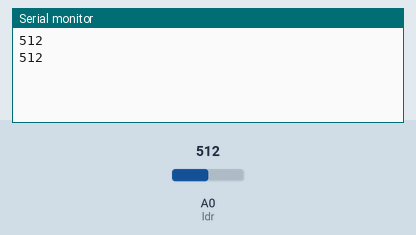
Bench run of a sketch on a simulated Arduino Uno, built with avr-gcc and run on an emulated ATmega328P. Shown: the last lines printed to the serial monitor. The test bench sets the inputs (shaded band); at power-on: A0 (ldr) = 512.

Above: at 1.8 s.
1.9 s: A0 (ldr) set to 716
At 2.8 s:
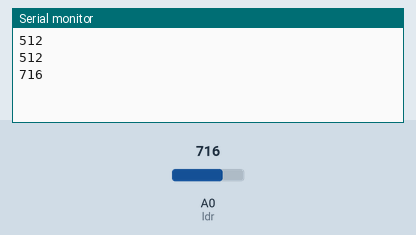
3.4 s: A0 (ldr) set to 900
At 4.6 s:
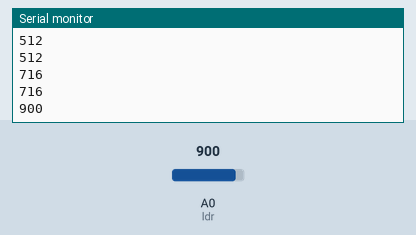
Timing chart, 0 to 6.4 s (numbered marks = the images above; inputs shaded):
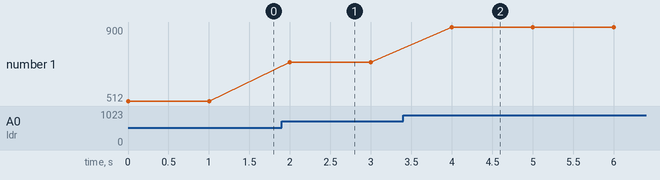

The sketch:

ldr.ino
```cpp
/*
  Projeto Agro Meteorology
  Ceará faz Ciência
  Sertão Central

  Desenvolverdor Felipe Alves;

*/
// Pino do sensor
int ldr = 0 ;

// Valor em tempo real do sendor LDR
int valorSensorLdr = 0  ;


void setup() {

// Iniciar servidor
Serial.begin(9600);

}

void loop() {

  valorSensorLdr = analogRead(ldr);
  Serial.println(valorSensorLdr);
  delay(1000);

}
```

Measured:
- after the input at 1.9 s, the serial monitor: prints a new line after 0.10 s (image 1)
- after the input at 3.4 s, the serial monitor: prints a new line after 0.60 s (image 2)
- plotted number 1: 512 → 716 after the input at 1.9 s, 716 → 900 after the input at 3.4 s
